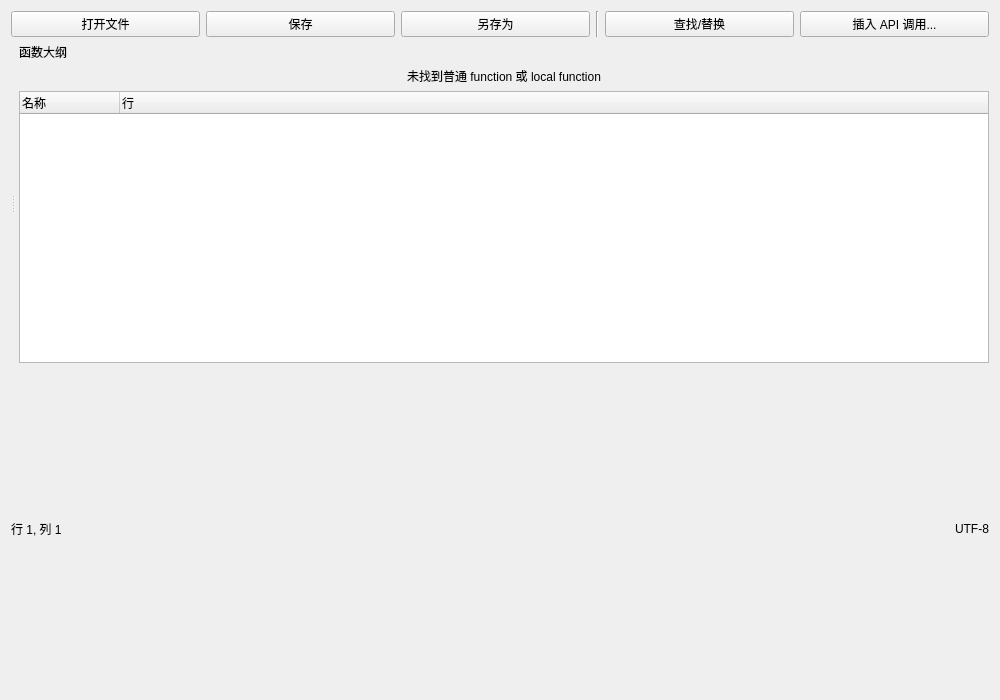
<?xml version="1.0" encoding="UTF-8"?>
<ui version="4.0">
 <class>ScriptEditorWindow</class>
 <widget class="QWidget" name="ScriptEditorWindow">
  <property name="geometry">
   <rect>
    <x>0</x>
    <y>0</y>
    <width>1000</width>
    <height>700</height>
   </rect>
  </property>
  <property name="windowTitle">
   <string>脚本编辑器</string>
  </property>
  <layout class="QVBoxLayout" name="mainLayout">
   <item>
    <layout class="QHBoxLayout" name="toolbarLayout">
     <item>
      <widget class="QPushButton" name="openButton">
       <property name="text">
        <string>打开文件</string>
       </property>
      </widget>
     </item>
     <item>
      <widget class="QPushButton" name="saveButton">
       <property name="text">
        <string>保存</string>
       </property>
      </widget>
     </item>
     <item>
      <widget class="QPushButton" name="saveAsButton">
       <property name="text">
        <string>另存为</string>
       </property>
      </widget>
     </item>
     <item>
      <widget class="Line">
       <property name="orientation">
        <enum>Qt::Vertical</enum>
       </property>
      </widget>
     </item>
     <item>
      <widget class="QPushButton" name="findReplaceButton">
       <property name="text">
        <string>查找/替换</string>
       </property>
      </widget>
     </item>
     <item>
      <widget class="QPushButton" name="insertApiCallButton">
       <property name="text">
        <string>插入 API 调用...</string>
       </property>
       <property name="toolTip">
        <string>填写参数并插入当前运行时支持的标准 Lua 调用</string>
       </property>
      </widget>
     </item>
    </layout>
   </item>
   <item>
   <widget class="QSplitter" name="scriptSplitter">
    <property name="orientation">
     <enum>Qt::Horizontal</enum>
    </property>
    <widget class="QWidget" name="editorContainer" native="true">
     <layout class="QVBoxLayout" name="editorContainerLayout">
      <property name="leftMargin">
       <number>0</number>
      </property>
      <property name="topMargin">
       <number>0</number>
      </property>
      <property name="rightMargin">
       <number>0</number>
      </property>
      <property name="bottomMargin">
       <number>0</number>
      </property>
     </layout>
    </widget>
    <widget class="QWidget" name="outlinePanel" native="true">
     <property name="minimumSize">
      <size>
       <width>220</width>
       <height>0</height>
      </size>
     </property>
     <layout class="QVBoxLayout" name="outlineLayout">
      <property name="leftMargin">
       <number>4</number>
      </property>
      <property name="topMargin">
       <number>0</number>
      </property>
      <property name="rightMargin">
       <number>0</number>
      </property>
      <property name="bottomMargin">
       <number>0</number>
      </property>
      <item>
       <widget class="QLabel" name="outlineTitleLabel">
        <property name="text">
         <string>函数大纲</string>
        </property>
       </widget>
      </item>
      <item>
       <widget class="QLabel" name="outlineEmptyLabel">
        <property name="text">
         <string>未找到普通 function 或 local function</string>
        </property>
        <property name="alignment">
         <set>Qt::AlignCenter</set>
        </property>
        <property name="wordWrap">
         <bool>true</bool>
        </property>
       </widget>
      </item>
      <item>
       <widget class="QTreeWidget" name="scriptOutlineTree">
        <property name="rootIsDecorated">
         <bool>false</bool>
        </property>
        <property name="alternatingRowColors">
         <bool>true</bool>
        </property>
        <property name="uniformRowHeights">
         <bool>true</bool>
        </property>
        <column>
         <property name="text">
          <string>名称</string>
         </property>
        </column>
        <column>
         <property name="text">
          <string>行</string>
         </property>
        </column>
       </widget>
      </item>
     </layout>
    </widget>
   </widget>
   </item>
   <item>
    <layout class="QHBoxLayout" name="statusLayout">
     <item>
      <widget class="QLabel" name="cursorLabel">
       <property name="text">
        <string>行 1, 列 1</string>
       </property>
      </widget>
     </item>
     <item>
      <spacer name="statusSpacer">
       <property name="orientation">
        <enum>Qt::Horizontal</enum>
       </property>
       <property name="sizeHint" stdset="0">
        <size>
         <width>40</width>
         <height>20</height>
        </size>
       </property>
      </spacer>
     </item>
     <item>
      <widget class="QLabel" name="encodingLabel">
       <property name="text">
        <string>UTF-8</string>
       </property>
      </widget>
     </item>
    </layout>
   </item>
  </layout>
 </widget>
 <resources/>
 <connections/>
</ui>
